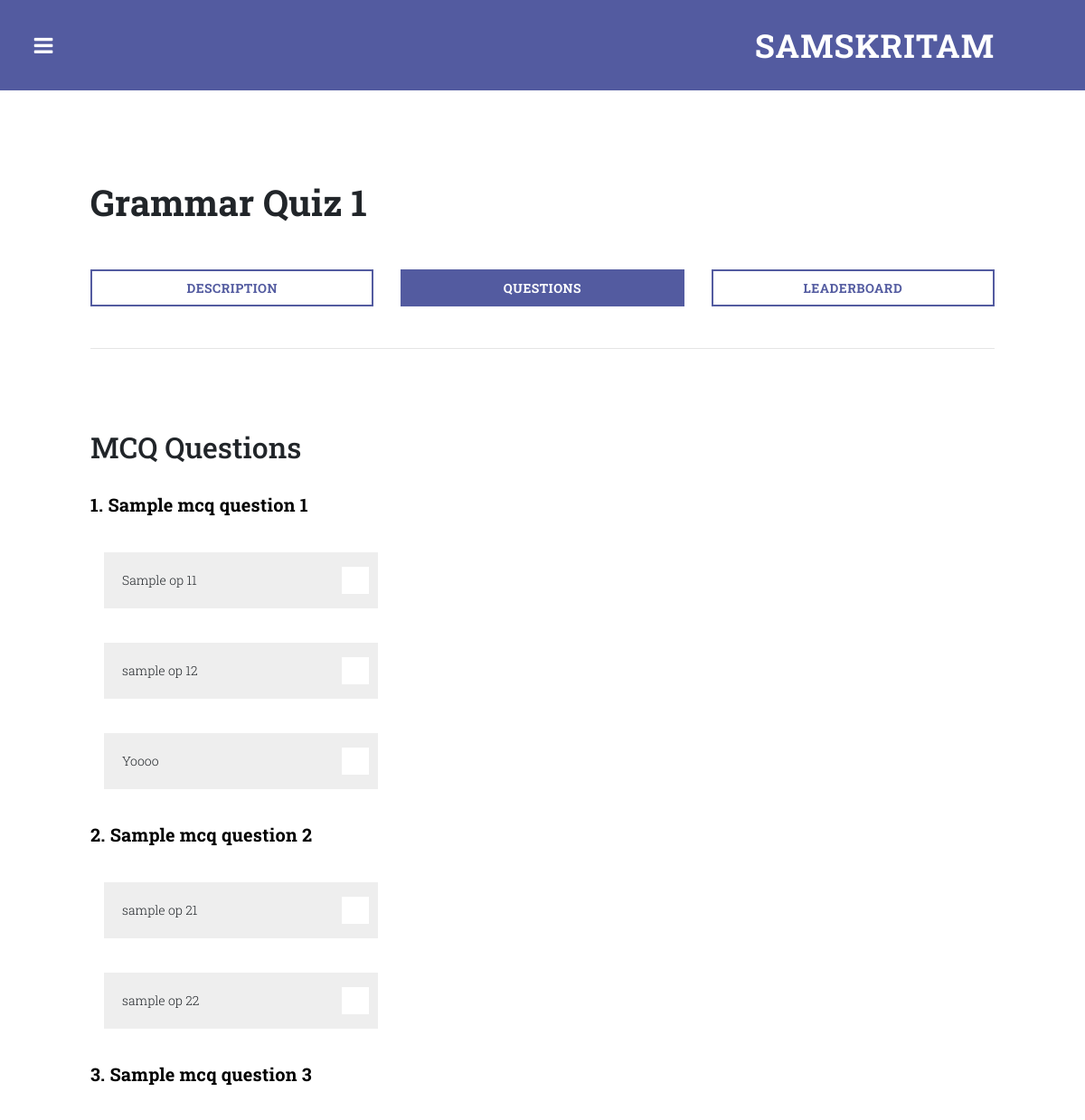
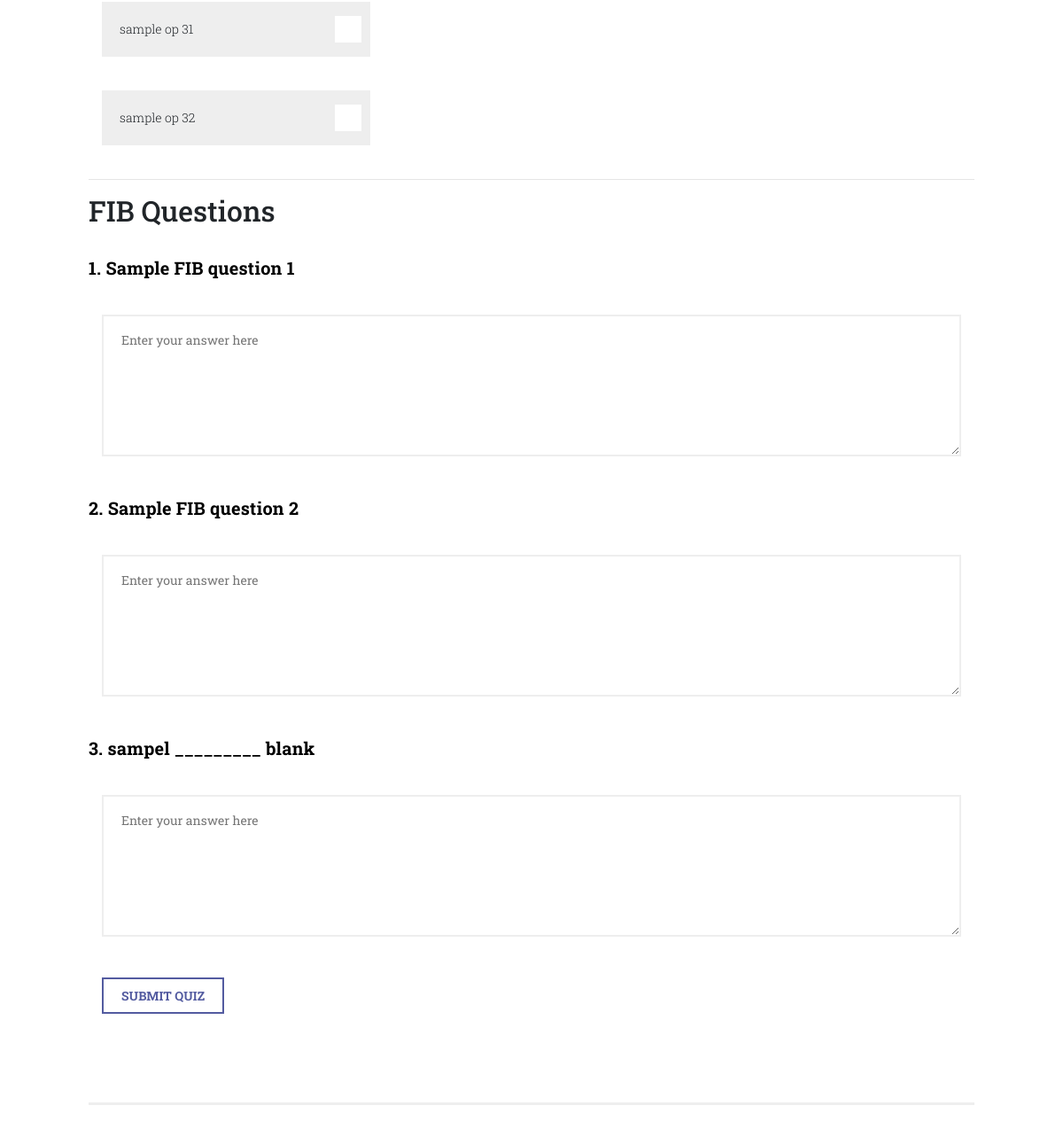
Page /competition_questions/1/ on the committed database (2 pictures, top to bottom).
### main/models.py (models this page shows, shortened)
class Competition(models.Model):
    name = models.CharField(max_length=200)
    organiser = models.ForeignKey(User,on_delete=models.SET_NULL,null=True)
    description = models.TextField(default='-')
    start_time = models.DateTimeField(null = True)
    end_time = models.DateTimeField(null = True)
    imageurl = models.TextField(null = True, blank = True,default='-')
    imagename = models.TextField(null = True, blank =True,default='-')

class MCQ_question(models.Model):
    contest = models.ForeignKey(Competition,on_delete=models.SET_NULL,null=True,related_name='mcq_question')
    question = models.TextField(null = True,blank = True)

class MCQ_option(models.Model):
    contest = models.ForeignKey(Competition,on_delete=models.SET_NULL,null=True)
    question = models.ForeignKey(MCQ_question,on_delete=models.SET_NULL,null=True,related_name='mcq_option')
    option = models.TextField(null = True,blank = True)

class FIB_question(models.Model):
    contest = models.ForeignKey(Competition,on_delete=models.SET_NULL,null=True)
    question = models.TextField(null = True,blank = True)

### main/views.py (the view)
# urls.py: path('competition_questions/<int:pk>/',views.competition_questions,name="competition_questions"),
def competition_questions(request,pk):
    if request.method == 'POST':
        if 'username' in request.POST.keys():
            curr_user = authenticate(username=request.POST['username'], password=request.POST['password'])
            login(request,curr_user)
            return(redirect(home))
    competition = Competition.objects.get(pk=pk)
    mcq_questions = MCQ_question.objects.filter(contest=competition)
    mcq_options = MCQ_option.objects.filter(contest=competition)
    fib_questions = FIB_question.objects.filter(contest=competition)
    pdf_questions = Pdf_question.objects.filter(contest=competition)
    if request.method == 'POST':
        print(request.POST)
    return render(request,'main/competition_questions.html',{"competition":competition,"mcq_options":mcq_options,"mcq_questions":mcq_questions,"fib_questions":fib_questions,"pdf_questions":pdf_questions})

### templates/main/competition_questions.html (shortened to what this page needs)
{%extends "main/base.html"%}
{% load static %}
{% block content %}
<div class="row">
                    <div class="col-md-12">
                    <div class="section-heading">
                      <h2 style="font-size:40px">{{competition.name}}</h2>
                    </div>
                  </div>
                      <div class="col-md-4">
                        <div class="border-rectangle-button">
                          <a href="{% url 'competition_description' pk=competition.pk %}">Description</a>
                        </div>
                      </div>
                      <div class="col-md-4">
                        <div class="filled-rectangle-button">
                          <a href="{% url 'competition_questions' pk=competition.pk %}">Questions</a>
                        </div>
                      </div>
                      <div class="col-md-4">
                        <div class="border-rectangle-button">
                          <a href="{% url 'competition_leaderboard' pk=competition.pk %}">Leaderboard</a>
                        </div>
                      </div>
                    </div>
                    <hr>
            <section class="forms">
              <div class="container-fluid">
                <div class="row">
                  <div class="col-md-12">
                    <form id="contact" action="" method="post">
                        {% if mcq_questions %}
                        <h2>MCQ Questions</h2>
                        <br>
                        {%endif%}
                       {% for mcq_question in mcq_questions %}
                        <p style="font-size: 20px;color: black;"><b>{{forloop.counter}}. {{mcq_question.question}}</b></p>
                        <br>
                          {% for option in mcq_options %}
                              {% if option.question == mcq_question %}
                              <div class="col-md-4 col-sm-4">
                                <div class="radio-item">
                                  <label for="mcq{{option.pk}}">{{option.option}}</label>
                                </div>
                              </div>
                              {%endif%}
                          {%endfor%}
                        {% endfor %}
                        <hr>
                        {%if fib_questions%}
                        <h2>FIB Questions</h2>
                        <br>
                        {%endif%}
                        {% for fib_question in fib_questions %}
                        <p style="font-size: 20px;color: black;"><b>{{forloop.counter}}. {{fib_question.question}}</b></p>
                        <br>
                        <div class="col-12">
                          <textarea name="fib{{fib_question.pk}}" id="fib{{fib_question.pk}}" placeholder="Enter your answer here" rows="6"></textarea>
                        </div>
                        {% endfor %}
                        <div class="col-md-12">
                          <button type="submit" id="form-submit" class="button">Submit Quiz</button>
                        </div>
                    </form>
                  </div>
                </div>
              </div>
            </section>
{%endblock%}

### static/main/assets/css/templatemo-style.css (style rules this page uses)
body { font-family: 'Roboto Slab', sans-serif; }
input, select, textarea { outline: none; }
p { font-size: 14px; line-height: 25px; color: #7a7a7a; letter-spacing: 0.2px; }
.primary-button a, button { font-size: 14px; font-weight: 700; text-transform: uppercase; background-color: transparent; display: inline-block; padding: 8px 20px; color: #535ba0; border: 2px solid #535ba0; transition: all 0.5s; }
section { border-bottom: 3px solid #eee; padding-bottom: 100px; }
section.forms { margin-top: 90px; }
section.forms .container-fluid { padding-left: 0px; padding-right: 0px; }
.forms textarea { font-size: 14px; color: #7a7a7a; width: 100%; height: 160px; max-height: 220px; border-radius: 0px; border: 2px solid #eee; outline: none; padding-left: 20px; line-height: 50px; margin-bottom: 40px; }
.forms .radio-item, .forms .circle-item { margin-bottom: 30px; }
input[type="checkbox"] + label, input[type="radio"] + label { text-decoration: none; cursor: pointer; display: inline-block; font-size: 14px; letter-spacing: 0; text-transform: none; font-weight: 300; background-color: #eee; padding: 20px; padding-right: 1rem; position: relative; min-width: 180px; width: 100%; display: inline-block; line-height: 22px; }
input[type="checkbox"] + label:before, input[type="radio"] + label:before { -moz-osx-font-smoothing: grayscale; -webkit-font-smoothing: antialiased; font-family: FontAwesome; font-style: normal; font-weight: normal; text-transform: none !important; }
input[type="checkbox"] + label:before, input[type="radio"] + label:before { border-radius: 0px; background-color: #fff; content: ''; display: inline-block; line-height: 30px; position: absolute; text-align: center; width: 30px; height: 30px; top: 50%; transform: translateY(-50%); right: 10px; }
input[type="checkbox"] + label:before { border-radius: 0; }
.filled-rectangle-button { margin-bottom: 30px; }
.filled-rectangle-button a { font-size: 14px; font-weight: 700; text-transform: uppercase; display: inline-block; padding: 8px; width: 100%; text-align: center; letter-spacing: 0.5px; color: #fff; border: 2px solid #535ba0; transition: all 0.5s; background-color: rgba(83,91,160,1); }
.border-rectangle-button { margin-bottom: 30px; }
.border-rectangle-button a { font-size: 14px; font-weight: 700; text-transform: uppercase; display: inline-block; padding: 8px; width: 100%; text-align: center; letter-spacing: 0.5px; color: #535ba0; border: 2px solid #535ba0; transition: all 0.5s; background-color: rgba(83,91,160,0.0); }
.section-heading h2 { margin-top: 0px; font-size: 24px; font-weight: 700; margin-bottom: 50px; }

### rows in the picture
Competition: name "Grammar Quiz 1"
MCQ_question: question "Sample mcq question 1"
MCQ_option: option "Sample op 11"
MCQ_option: option "sample op 12"
MCQ_option: option "Yoooo"
MCQ_question: question "Sample mcq question 2"
MCQ_option: option "sample op 21"
MCQ_option: option "sample op 22"
MCQ_question: question "Sample mcq question 3"
MCQ_option: option "sample op 31"
MCQ_option: option "sample op 32"
FIB_question: question "Sample FIB question 1", pk "Enter your answer here"
FIB_question: question "Sample FIB question 2", pk "Enter your answer here"
FIB_question: question "sampel _________ blank", pk "Enter your answer here"
